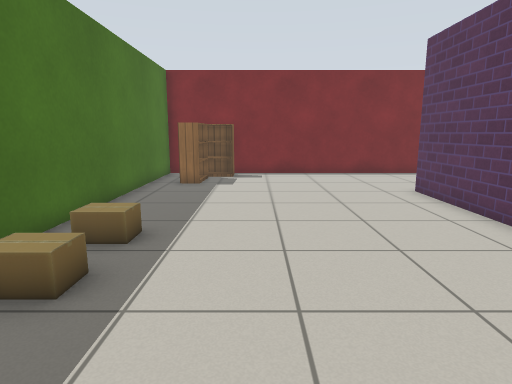
View 1 (above)

20 first-person views from a walk through a Gazebo world. The camera is 1 m above the floor, tilts 10° down and sees 75° across. The lines on the ground mark 1 m squares. The floor is counted in squares, 0.5 m on a side. Each view is taken from the middle of a square. On the plan, view 1 faces up. The plan holds only what a view shows up to about 18 squares ahead; the rest is blank. Gazebo's built-in surfaces are drawn with simple patterns. Some stock models are drawn as simple stand-ins. Some surface patterns are stand-ins.

View 2
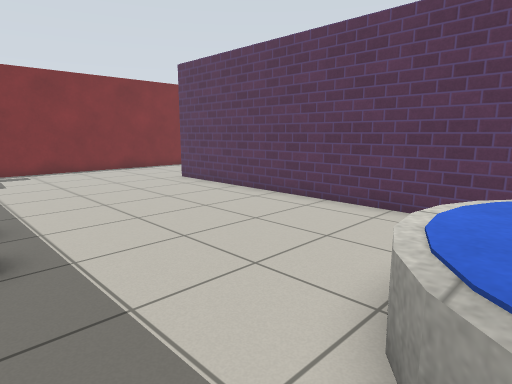

View 3
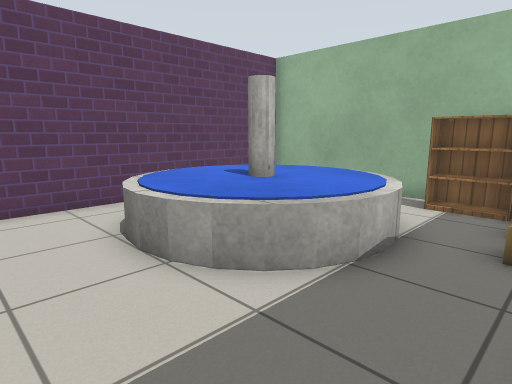

View 4
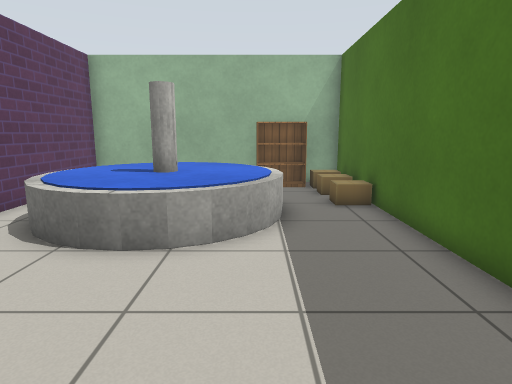

View 5
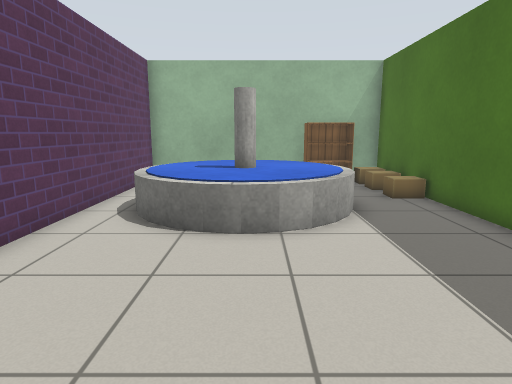

View 6
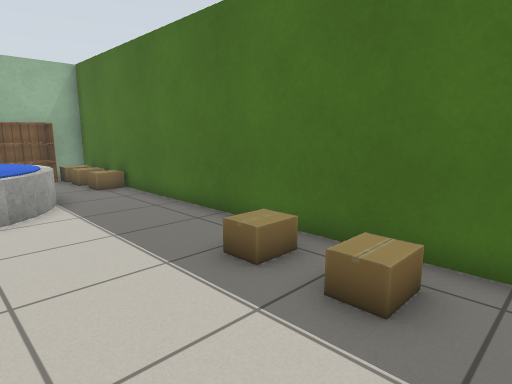

View 7
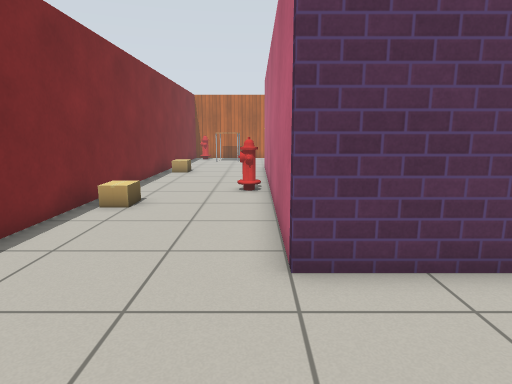

View 8
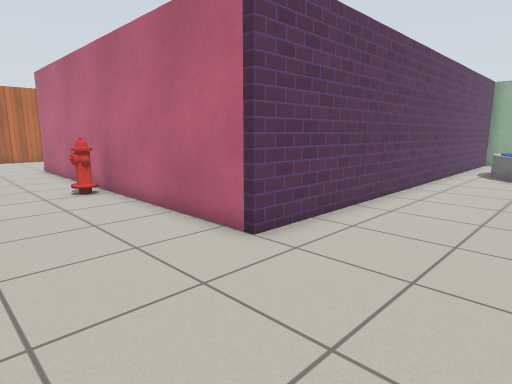

View 9
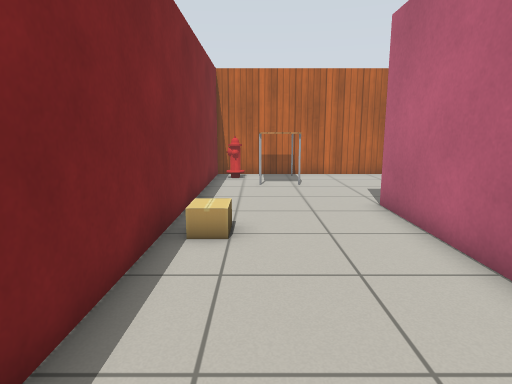

View 10
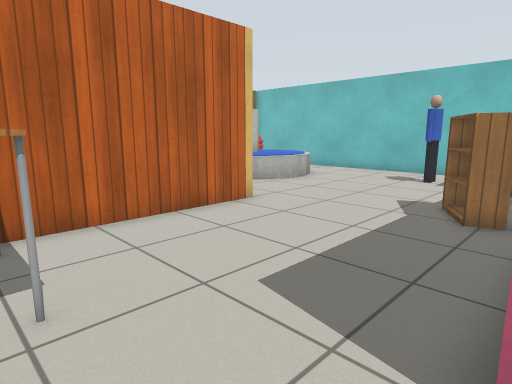

View 11
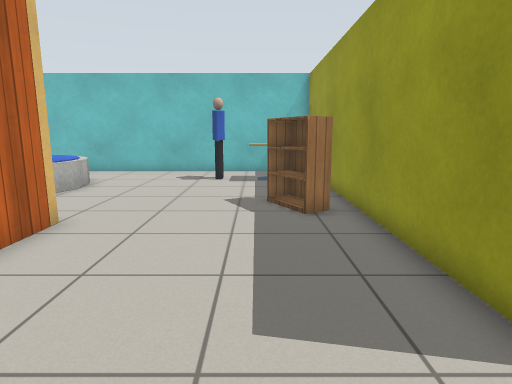

View 12
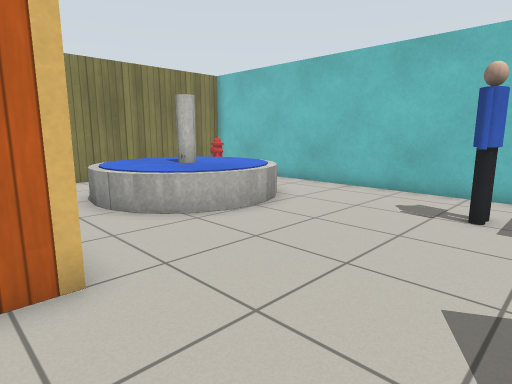

View 13
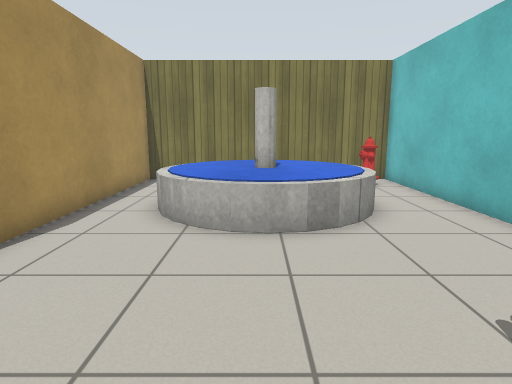

View 14
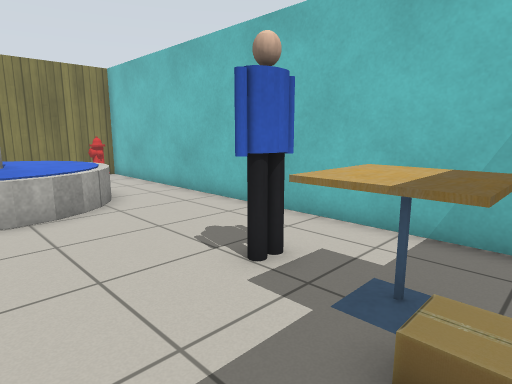

View 15
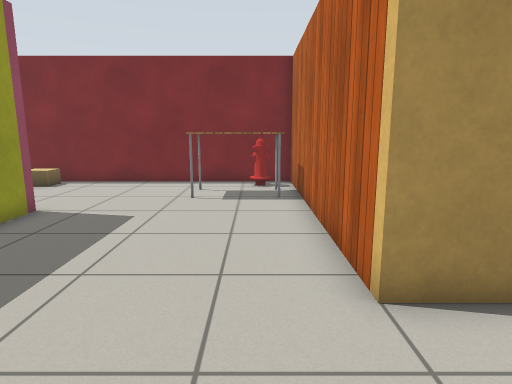

View 16
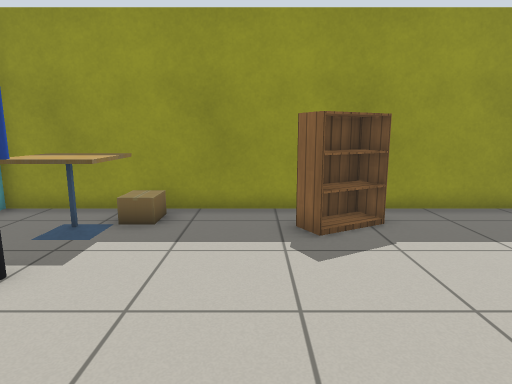

View 17
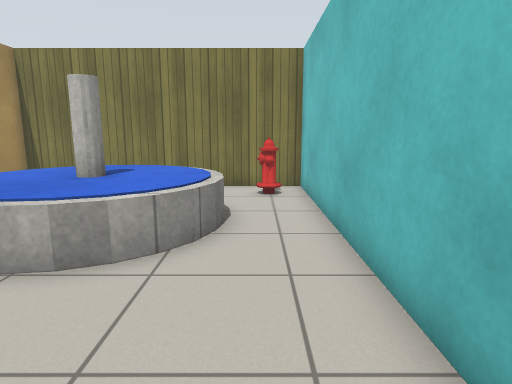

View 18
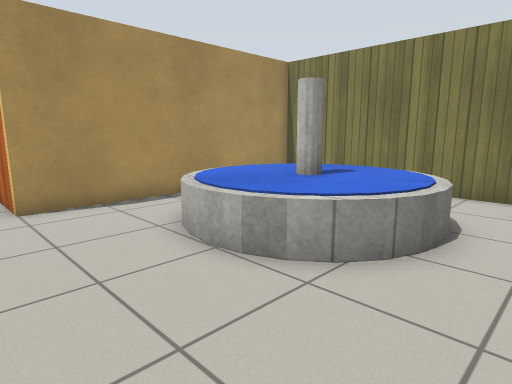

View 19
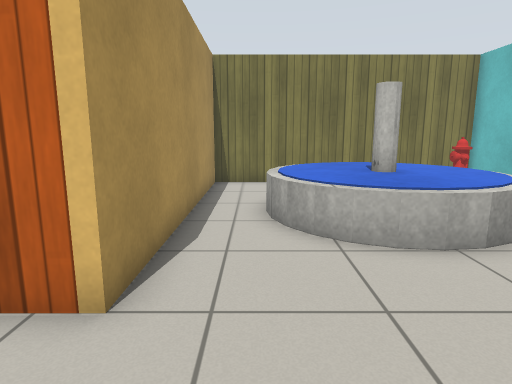

View 20
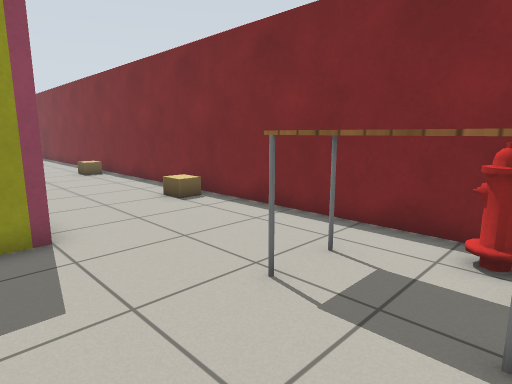

### Floor plan
Ten units are one square. View 1 is at (0, 0); x grows to the right and y downward. Boxes are objects, and circles mark ways between rooms. Rooms are numbered by the first view taken in them; rooms with no view inside come last. Other rooms are left out.
<svg viewBox="-50 -174 442 266">
<path fill="none" stroke="#000" d="M-43 83 -43 87 56 87 56 -115M46 -169 -44 -169 -43 34M56 -115 213 -115 213 37 387 37 387 -67 285 -67 285 -169 46 -169"/>
<rect x="-45" y="65" width="20" height="20" fill="#bbb"><title>cardboard box</title></rect>
<rect x="-45" y="55" width="20" height="10" fill="#bbb"><title>cardboard box</title></rect>
<rect x="-45" y="35" width="20" height="20" fill="#bbb"><title>cardboard box</title></rect>
<rect x="-35" y="-45" width="10" height="10" fill="#bbb"><title>cardboard box</title></rect>
<rect x="-35" y="-65" width="10" height="10" fill="#bbb"><title>cardboard box</title></rect>
<rect x="-35" y="-155" width="20" height="20" fill="#bbb"><title>bookshelf</title></rect>
<rect x="-35" y="-165" width="30" height="10" fill="#bbb"><title>bookshelf</title></rect>
<rect x="-25" y="75" width="20" height="10" fill="#bbb"><title>bookshelf</title></rect>
<rect x="-15" y="5" width="60" height="60" fill="#bbb"><title>fountain</title></rect>
<rect x="95" y="-165" width="20" height="10" fill="#bbb"><title>cardboard box</title></rect>
<rect x="125" y="-125" width="10" height="10" fill="#bbb"><title>fire hydrant</title></rect>
<rect x="175" y="-165" width="20" height="10" fill="#bbb"><title>cardboard box</title></rect>
<rect x="215" y="-15" width="20" height="20" fill="#bbb"><title>cardboard box</title></rect>
<rect x="215" y="-65" width="20" height="30" fill="#bbb"><title>bookshelf</title></rect>
<rect x="225" y="-5" width="20" height="20" fill="#bbb"><title>cafe table</title></rect>
<rect x="245" y="-155" width="40" height="20" fill="#bbb"><title>table</title></rect>
<rect x="255" y="-5" width="10" height="20" fill="#bbb"><title>person</title></rect>
<rect x="265" y="-165" width="10" height="10" fill="#bbb"><title>fire hydrant</title></rect>
<rect x="305" y="-45" width="60" height="60" fill="#bbb"><title>fountain</title></rect>
<rect x="365" y="15" width="10" height="20" fill="#bbb"><title>fire hydrant</title></rect>
<circle cx="42" cy="-140" r="3" fill="#2a7"/>
<text x="0" y="-40">1</text>
<text x="250" y="-70">2</text>
</svg>
Room 1 opens to room 2.

Where each view was taken, in squares from view 1:
view 1: 0 up, 0 right, facing up
view 2: 2 down, 3 left, facing up-right
view 3: 2 up, 4 left, facing down-right
view 4: 5 up, 1 left, facing down
view 5: 6 up, 1 right, facing down
view 6: 8 up, 1 right, facing down-left
view 7: 12 up, 1 right, facing right
view 8: 16 up, 1 right, facing down-right
view 9: 15 up, 12 right, facing right
view 10: 14 up, 21 right, facing down-right
view 11: 14 up, 24 right, facing down
view 12: 8 up, 24 right, facing down-right
view 13: 2 up, 24 right, facing right
view 14: 3 up, 22 right, facing down-right
view 15: 3 up, 27 right, facing up
view 16: 3 up, 30 right, facing left
view 17: 2 down, 26 right, facing right
view 18: 3 down, 27 right, facing up-right
view 19: 5 up, 25 right, facing right
view 20: 10 up, 28 right, facing up-left
